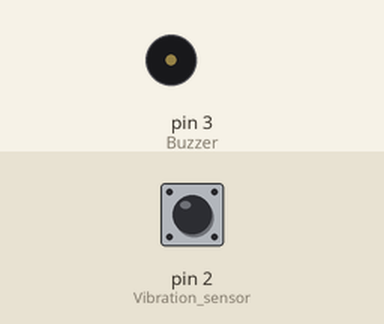
Bench run of a sketch on a simulated Arduino Uno, built with avr-gcc and run on an emulated ATmega328P. Shown: buzzer (waves = sounding, pin HIGH). Inputs (shaded band) come from the test bench; at power-on: pin 2 (Vibration_sensor) HIGH. What the sketch prints to the serial monitor is not drawn.

Above: at 1.2 s.
1.3 s: pin 2 (Vibration_sensor) driven LOW
At 2.2 s:
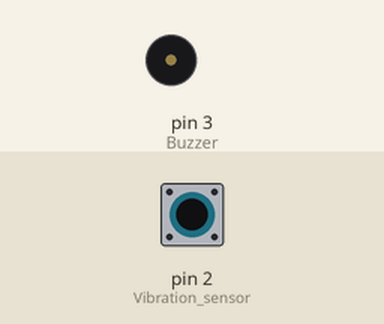
2.8 s: pin 2 (Vibration_sensor) pulsed HIGH 2 times (0.12 s each, 0.3 s apart)
At 3.4 s:
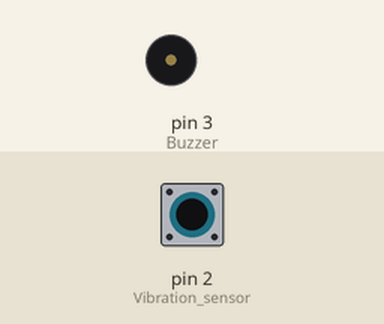
4.9 s: pin 2 (Vibration_sensor) pulsed HIGH 5 times (0.12 s each, 0.3 s apart)
At 5.8 s:
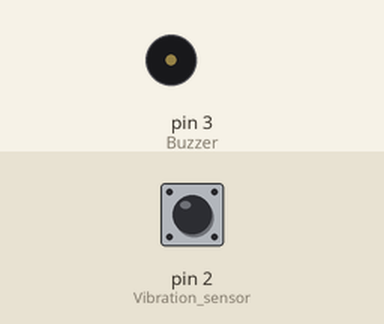
Timing chart, 0 to 7.9 s (numbered marks = the images above; inputs shaded):
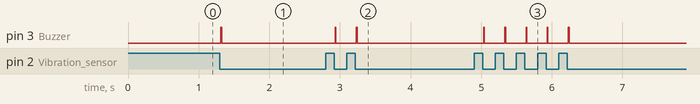

The sketch:

Po_VibrationSensor_ctrl_Buzzer.ino
```cpp
#define Buzzer 3
#define Vibration_sensor 2


void setup() {
  //init
  Serial.begin(9600);
  pinMode(Buzzer, OUTPUT);
  pinMode(Vibration_sensor, INPUT_PULLUP);
  attachInterrupt(0, start_voice, FALLING);
}

void loop(){
  Serial.println(" C");

}

void start_voice(){
  Serial.println("start_voice()");
  digitalWrite(Buzzer, HIGH);
  delay(2000);
  digitalWrite(Buzzer, LOW);
  delay(1000);
}
```

Measured:
- after the input at 1.3 s, pin 3 (Buzzer): LOW → HIGH at once, → LOW 0.01 s later
- after the input at 2.8 s, pin 3 (Buzzer): alternates HIGH for 0.01 s and LOW for 0.29 s, 4 changes in all, then stays LOW, starting after 0.13 s
- after the input at 4.9 s, pin 3 (Buzzer): alternates HIGH for 0.01 s and LOW for 0.29 s, 10 changes in all, then stays LOW, starting after 0.14 s
